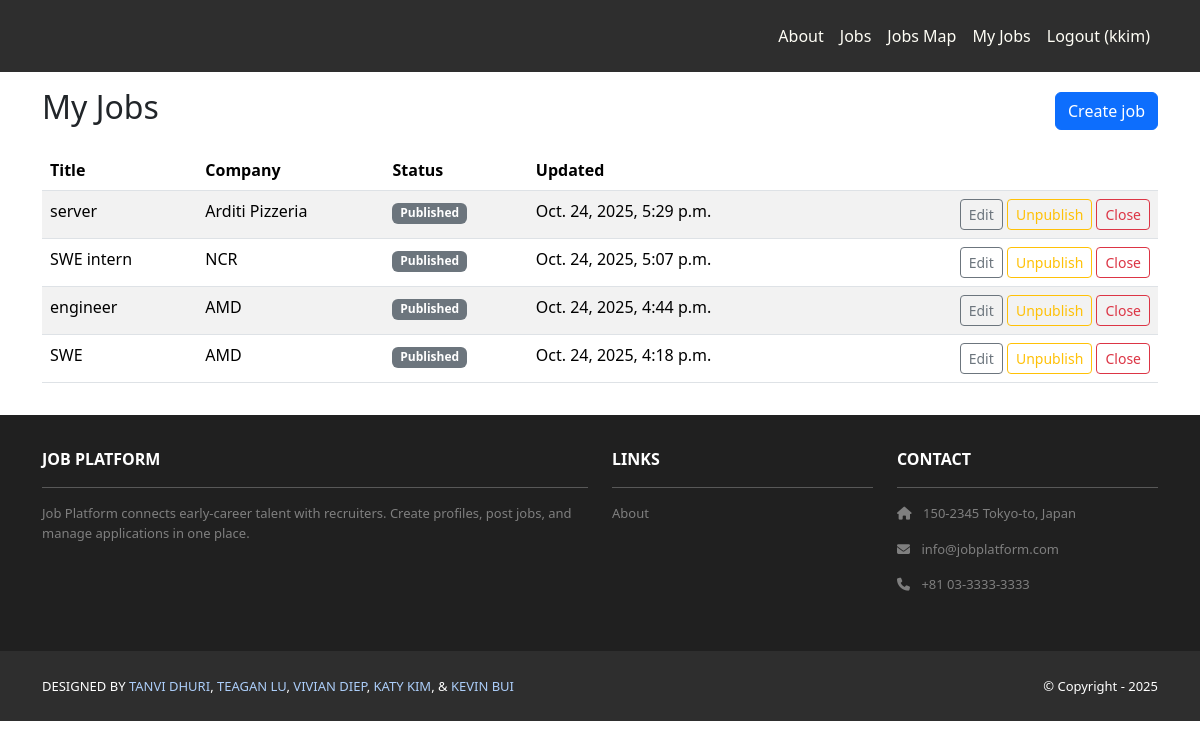
/jobs/recruiter/ (signed in), run on the app's committed database.
### jobs/models.py (models this page shows, shortened)
class Job(models.Model):
    objects = JobManager()
    class Status(models.TextChoices):
        DRAFT = 'draft', 'Draft'
        PUBLISHED = 'published', 'Published'
        CLOSED = 'closed', 'Closed'
    class EmploymentType(models.TextChoices):
        FULL_TIME = 'full_time', 'Full-time'
        PART_TIME = 'part_time', 'Part-time'
        CONTRACT = 'contract', 'Contract'
        INTERNSHIP = 'internship', 'Internship'
        TEMPORARY = 'temporary', 'Temporary'
        OTHER = 'other', 'Other'
    class WorkMode(models.TextChoices):
        REMOTE = 'remote', 'Remote'
        HYBRID = 'hybrid', 'Hybrid'
        ON_SITE = 'on_site', 'On-site'
    company = models.ForeignKey(Company, on_delete=models.PROTECT, related_name='jobs')
    title = models.CharField(max_length=255)
    description = models.TextField()
    employment_type = models.CharField(max_length=20, choices=EmploymentType.choices)
    work_mode = models.CharField(max_length=20, choices=WorkMode.choices)
    visa_required = models.BooleanField(default=False)
    salary_min = models.DecimalField(max_digits=12, decimal_places=2, null=True, blank=True)
    salary_max = models.DecimalField(max_digits=12, decimal_places=2, null=True, blank=True)
    currency = models.CharField(max_length=3, default='USD')
    office_location = models.ForeignKey(OfficeLocation, on_delete=models.SET_NULL, null=True, blank=True)
    status = models.CharField(max_length=12, choices=Status.choices, default=Status.DRAFT)
    slug = models.SlugField(max_length=300, unique=True, blank=True)
    posted_by = models.ForeignKey(settings.AUTH_USER_MODEL, on_delete=models.PROTECT, related_name='posted_jobs')
    published_at = models.DateTimeField(null=True, blank=True)
    unpublished_at = models.DateTimeField(null=True, blank=True)
    created_at = models.DateTimeField(auto_now_add=True)
    updated_at = models.DateTimeField(auto_now=True)

### companies/models.py (models this page shows, shortened)
class Company(models.Model):
    name = models.CharField(max_length=255, unique=True)
    website = models.URLField(blank=True)
    description = models.TextField(blank=True)

### jobs/views.py (the view)
# urls.py: path('recruiter/', views.JobMyListView.as_view(), name='my_list'),
class JobMyListView(LoginRequiredMixin, RecruiterRequiredMixin, ListView):
    model = Job
    template_name = 'jobs/my_list.html'
    context_object_name = 'jobs'
    def get_queryset(self):
        return Job.objects.filter(posted_by=self.request.user).select_related('company')\
            .order_by('-updated_at')

### accounts/templatetags/account_tags.py (called while the page is built)
@register.filter(name='has_group')
def has_group(user, group_name: str) -> bool:
    if not getattr(user, 'is_authenticated', False):
        return False
    return user.groups.filter(name=group_name).exists() or getattr(user, 'is_superuser', False)

### jobs/manager.py (called while the page is built)
    def get_queryset(self):
        return JobQuerySet(self.model, using=self._db)

### jobs/views.py (called while the page is built)
def is_admin(user):
    return user.is_superuser or user.groups.filter(name='admin').exists()

    def test_func(self):
        return is_admin(self.request.user) or is_recruiter(self.request.user)

### jobs/templates/jobs/my_list.html
{% extends 'base.html' %}
{% block content %}
<div class="p-3">
  <div class="container">
    <div class="d-flex justify-content-between align-items-center mb-3">
      <h2>My Jobs</h2>
      <a class="btn btn-primary" href="{% url 'jobs:create' %}">Create job</a>
    </div>
    <table class="table table-striped">
      <thead>
        <tr>
          <th>Title</th>
          <th>Company</th>
          <th>Status</th>
          <th>Updated</th>
          <th></th>
        </tr>
      </thead>
      <tbody>
        {% for job in jobs %}
          <tr>
            <td>{{ job.title }}</td>
            <td>{{ job.company.name }}</td>
            <td><span class="badge bg-secondary">{{ job.get_status_display }}</span></td>
            <td>{{ job.updated_at }}</td>
            <td class="text-end">
              <a class="btn btn-sm btn-outline-secondary" href="{% url 'jobs:edit' job.pk %}">Edit</a>
              {% if job.status == 'published' %}
                <form method="post" action="{% url 'jobs:unpublish' job.pk %}" style="display:inline">{% csrf_token %}
                  <button class="btn btn-sm btn-outline-warning" type="submit">Unpublish</button>
                </form>
              {% else %}
                <form method="post" action="{% url 'jobs:publish' job.pk %}" style="display:inline">{% csrf_token %}
                  <button class="btn btn-sm btn-outline-success" type="submit">Publish</button>
                </form>
              {% endif %}
              <form method="post" action="{% url 'jobs:close' job.pk %}" style="display:inline">{% csrf_token %}
                <button class="btn btn-sm btn-outline-danger" type="submit">Close</button>
              </form>
            </td>
          </tr>
        {% empty %}
          <tr><td colspan="5" class="text-center">No jobs yet.</td></tr>
        {% endfor %}
      </tbody>
    </table>
  </div>
</div>
{% endblock content %}

### jobsearchplatform/templates/base.html (shortened to what this page needs)
<!DOCTYPE html>
<html>
    {% load static %}
  {% load account_tags %}
    <head>
        <link href = "https://cdn.jsdelivr.net/npm/bootstrap@5.3.3/dist/css/bootstrap.min.css" rel="stylesheet">
        <link rel= "stylesheet" href="https://cdnjs.cloudflare.com/ajax/libs/font-awesome/6.1.1/css/all.min.css">
        <link rel="stylesheet" type="text/css" href="{% static 'css/style.css' %}">
    </head>
    <body>
        <nav class="p-3 navbar navbar-dark bg-dark
        navbar-expand-lg">
     <div class="container">
       <div class="collapse navbar-collapse"
            id="navbarNavAltMarkup">
         <div class="navbar-nav ms-auto navbar-ml">
           <a class="nav-link" href="{% url 'home.about' %}">About</a>
           {% if user.is_authenticated %}
             <a class="nav-link" href="{% url 'jobs:public_list' %}">Jobs</a>
             <a class="nav-link" href="{% url 'jobs:job_map' %}">Jobs Map</a>
             {% load account_tags %}
             {% if user|has_group:'recruiter' %}
               <a class="nav-link" href="{% url 'jobs:my_list' %}">My Jobs</a>
             {% endif %}
             <a class="nav-link" href="{% url 'accounts:logout' %}">Logout ({{ user.username }})</a>
           {% else %}
             <a class="nav-link" href="{% url 'accounts:login' %}">Login</a>
             <a class="nav-link" href="{% url 'accounts:signup' %}">Sign Up</a>
           {% endif %}
         </div>
       </div>
     </div>
   </nav>
        <div>
            {% block content %}
            {% endblock content %}
        </div>
        <section class="p-3 ms-footer d-none d-md-block">
            <div class="container">
              <div class="row mt-3 text-white">
                <div class="col-md-6 col-lg-6 col-xl-6
                     mx-auto mb-4">
                  <b>JOB PLATFORM</b>
                  <hr />
                  <p>
                    Job Platform connects early‑career talent with recruiters.
                    Create profiles, post jobs, and manage applications in one place.
                  </p>
                </div>
                <div class="col-md-3 col-lg-3 col-xl-3
                     mx-auto mb-4">
                  <b>LINKS</b>
                  <hr />
                  <p><a class="nav-link"
                    href="{% url 'home.about' %}">
                    About
                  </a></p>
                </div>
                <div class="col-md-3 col-lg-3 col-xl-3 mx-auto
                     mb-4">
                  <b>CONTACT</b>
                  <hr />
                  <p><i class="fas fa-home me-2"></i>
                    150-2345 Tokyo-to, Japan
                  </p>
                  <p><i class="fas fa-envelope me-2"></i>
                    info@jobplatform.com
                  </p>
                  <p><i class="fas fa-phone me-2"></i>
                    +81 03-3333-3333
                  </p>
                </div>
              </div>
            </div>
          </section>
          <section class="p-3 ms-footer-bottom bg-dark">
            <div class="container d-flex
                 justify-content-between">
              <div class="me-5 text-white">
                <span>DESIGNED BY
                  <a href="https://www.x.com/danielgarax"
                  target="_blank">TANVI DHURI</a>,
                  <a href="https://www.x.com/greglim81"
                  target="_blank">TEAGAN LU</a>,
                  <a href="https://www.x.com/danielgarax"
                  target="_blank">VIVIAN DIEP</a>,
                  <a href="https://www.x.com/greglim81"
                  target="_blank">KATY KIM</a>, &
                  <a href="https://www.x.com/greglim81"
                  target="_blank">KEVIN BUI</a>
                </span>
              </div>
              <div class="text-white">
                <span>© Copyright - 2025</span>
              </div>
            </div>
          </section>
    </body>
</html>

### jobsearchplatform/static/css/style.css (style rules this page uses)
.navbar a.nav-link { color: #FFFEF6 !important; }
.navbar .navbar-nav { align-items: center; display: flex; }
.bg-dark { background-color: #2E2E2E !important; }
.ms-footer { background-color: #202020; }
.ms-footer p { color: #7F7F7F; font-size: 13px; }
.ms-footer-bottom span { font-size: 13px; line-height: 38px; }
.ms-footer-bottom a { color: rgb(172, 206, 250); text-decoration: none; }

### data on the page
Job: title "server", company.name "Arditi Pizzeria", status "Published", updated_at "Oct. 24, 2025, 5:29 p.m.", shows "Unpublish"
Job: title "SWE intern", company.name "NCR", status "Published", updated_at "Oct. 24, 2025, 5:07 p.m.", shows "Unpublish"
Job: title "engineer", company.name "AMD", status "Published", updated_at "Oct. 24, 2025, 4:44 p.m.", shows "Unpublish"
Job: title "SWE", company.name "AMD", status "Published", updated_at "Oct. 24, 2025, 4:18 p.m.", shows "Unpublish"

### other printed values
{{ user.username }} "kkim"
